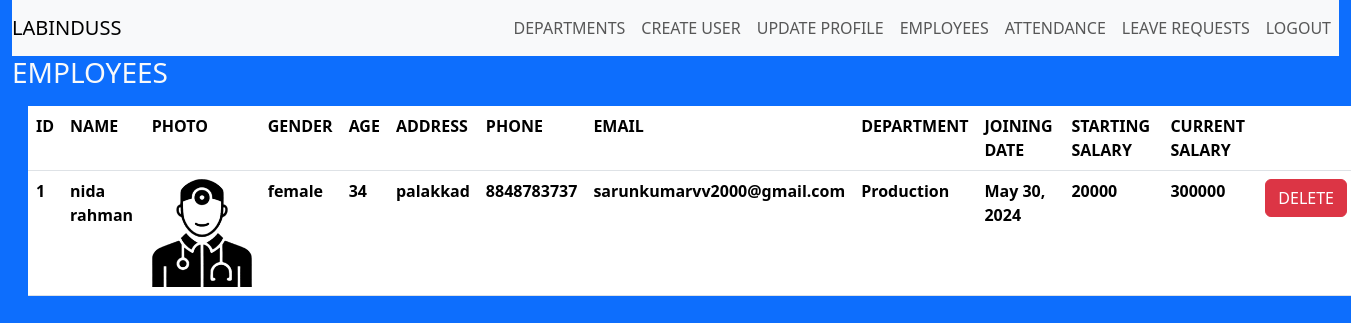
The page /profiles_admin on the database its author committed.
### attendance_app/models.py (models this page shows)
class employee_profile(models.Model):
      user=models.ForeignKey(User,on_delete=models.CASCADE)
      employee_id=models.IntegerField()
      profile_photo=models.ImageField(upload_to="images/")
      gender=models.CharField(max_length=255)
      age=models.IntegerField()
      address=models.CharField(max_length=255)
      phone=models.CharField(max_length=10)
      email=models.EmailField()
      department=models.ForeignKey(department,on_delete=models.CASCADE)
      joining_date=models.DateField()
      starting_salary=models.IntegerField()
      current_salary=models.IntegerField()

class department(models.Model):
      title=models.CharField(max_length=255)

### attendance_app/views.py (the view)
# urls.py: path('profiles_admin',views.profiles_admin,name='profiles_admin'),
def profiles_admin(request):
      employees=employee_profile.objects.all()
      return render(request,'admin/profiles_admin.html',{"employees":employees})

### templates/admin/profiles_admin.html
{% extends 'admin/base.html' %}
{% block content %}
      <h3>EMPLOYEES</h3>
      <table class="table m-3">
            <tr>
                  <th scope='col'>ID</th>
                  <th scope='col'>NAME</th>
                  <th scope='col'>PHOTO</th>
                  <th scope='col'>GENDER</th>
                  <th scope='col'>AGE</th>
                  <th scope='col'>ADDRESS</th>
                  <th scope='col'>PHONE</th>
                  <th scope='col'>EMAIL</th>
                  <th scope='col'>DEPARTMENT</th>
                  <th scope='col'>JOINING DATE</th>
                  <th scope='col'>STARTING SALARY</th>
                  <th scope='col'>CURRENT SALARY</th>
                  <th scope="col"></th>
            </tr>
            {% for employee in employees %}
            <tr>
                  <th scope="row">{{employee.employee_id}}</th>
                  <th>{{employee.user.first_name}} {{employee.user.last_name}}</th>
                  <th><img src="{{employee.profile_photo.url}}" width="100px"></th>
                  <th>{{employee.gender}}</th>
                  <th>{{employee.age}}</th>
                  <th>{{employee.address}}</th>
                  <th>{{employee.phone}}</th>
                  <th>{{employee.email}}</th>
                  <th>{{employee.department.title}}</th>
                  <th>{{employee.joining_date}}</th>
                  <th>{{employee.starting_salary}}</th>
                  <th>{{employee.current_salary}}</th>
                  <th><a href="{% url 'delete_profile' employee.id %}" class="btn btn-danger">DELETE</a></th>
            </tr>
            {% endfor %}
      </table>
{% endblock %}

### rows shown on the page
employee_profile: employee_id "1", user.first_name "nida", user.last_name "rahman", profile_photo (picture), gender "female", age "34", address "palakkad", phone "8848783737", email "sarunkumarvv2000@gmail.com", department "Production", joining_date "May 30, 2024", starting_salary "20000", current_salary "300000"
